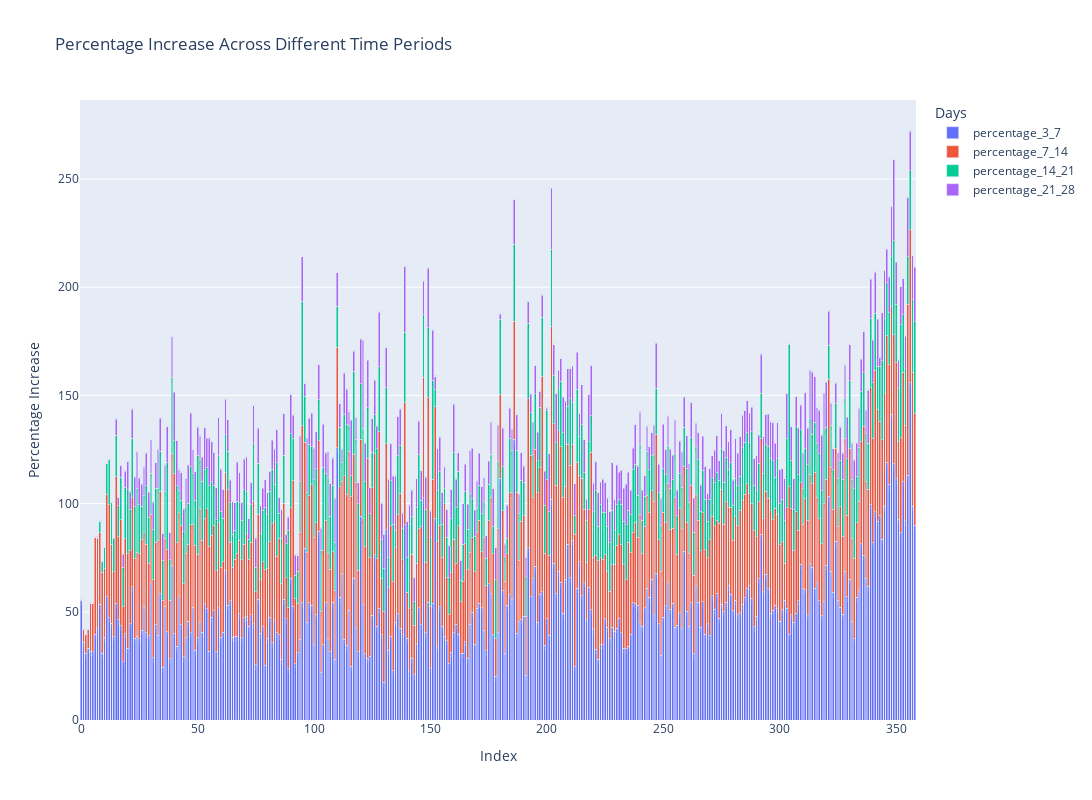

The cell this chart's notebook holds for it:
### Code cell
percentage_df = pd.DataFrame()
percentage_df['percentage_3_7']  = 100*comparison_df['recycle_worths_3day_rate_to_recycle_worths_7day_rate_percent_increase']
percentage_df['percentage_7_14']  = 100*comparison_df['recycle_worths_7day_rate_to_recycle_worths_14day_rate_percent_increase']
percentage_df['percentage_14_21'] = 100*comparison_df['recycle_worths_14day_rate_to_recycle_worths_21day_rate_percent_increase']
percentage_df['percentage_21_28'] = 100*comparison_df['recycle_worths_21day_rate_to_recycle_worths_28day_rate_percent_increase']

# Create labels for the bars
labels_1 = [f'{val:.2f}%' for val in percentage_df['percentage_3_7']]
labels_7 = [f'{val:.2f}%' for val in percentage_df['percentage_7_14']]
labels_28 = [f'{val:.2f}%' for val in percentage_df['percentage_14_21']]
labels_35 = [f'{val:.2f}%' for val in percentage_df['percentage_21_28']]

# Add labels to the comparison_df DataFrame
percentage_df['labels_1'] = labels_1
percentage_df['labels_7'] = labels_7
percentage_df['labels_21'] = labels_28
percentage_df['labels_28'] = labels_35

# Plotting using plotly express
fig = px.bar(percentage_df,
             x=comparison_df.index,
             y=['percentage_3_7', 'percentage_7_14', 'percentage_14_21', 'percentage_21_28'],
             labels={'value': 'Percentage Increase', 'variable': 'Days'},
             title='Percentage Increase Across Different Time Periods',
             text=[''] * len(percentage_df),
             height=800)

# Update the text values for each bar
for i, label in enumerate(labels_1):
    fig.data[0].text[i] = label

for i, label in enumerate(labels_7):
    fig.data[1].text[i] = label

for i, label in enumerate(labels_28):
    fig.data[2].text[i] = label

for i, label in enumerate(labels_35):
    fig.data[3].text[i] = label

fig.update_layout(barmode='stack', xaxis_title='Index', yaxis_title='Percentage Increase',
                  width=2100, height=800)  # Adjust width and height as needed

fig.show()

### Figure 1 — Plotly figure (JSON) as saved in the notebook; plotly's stock layout.template omitted (floating-point values rounded to 4 significant figures; data arrays with more than 128 entries replaced by an {"elided": "..."} marker saying what was removed)
{"data": [{"alignmentgroup": "True", "hovertemplate": "Days=percentage_3_7<br>x=%{x}<br>Percentage Increase=%{y}<br>text=%{text}<extra></extra>", "legendgroup": "percentage_3_7", "marker": {"color": "#636efa", "pattern": {"shape": ""}}, "name": "percentage_3_7", "offsetgroup": "percentage_3_7", "orientation": "v", "showlegend": true, "text": {"elided": "359 str values"}, "textposition": "auto", "type": "bar", "x": {"elided": "359 int values"}, "xaxis": "x", "y": {"elided": "359 float values"}, "yaxis": "y"}, {"alignmentgroup": "True", "hovertemplate": "Days=percentage_7_14<br>x=%{x}<br>Percentage Increase=%{y}<br>text=%{text}<extra></extra>", "legendgroup": "percentage_7_14", "marker": {"color": "#EF553B", "pattern": {"shape": ""}}, "name": "percentage_7_14", "offsetgroup": "percentage_7_14", "orientation": "v", "showlegend": true, "text": {"elided": "359 str values"}, "textposition": "auto", "type": "bar", "x": {"elided": "359 int values"}, "xaxis": "x", "y": {"elided": "359 float values"}, "yaxis": "y"}, {"alignmentgroup": "True", "hovertemplate": "Days=percentage_14_21<br>x=%{x}<br>Percentage Increase=%{y}<br>text=%{text}<extra></extra>", "legendgroup": "percentage_14_21", "marker": {"color": "#00cc96", "pattern": {"shape": ""}}, "name": "percentage_14_21", "offsetgroup": "percentage_14_21", "orientation": "v", "showlegend": true, "text": {"elided": "359 str values"}, "textposition": "auto", "type": "bar", "x": {"elided": "359 int values"}, "xaxis": "x", "y": {"elided": "359 float values"}, "yaxis": "y"}, {"alignmentgroup": "True", "hovertemplate": "Days=percentage_21_28<br>x=%{x}<br>Percentage Increase=%{y}<br>text=%{text}<extra></extra>", "legendgroup": "percentage_21_28", "marker": {"color": "#ab63fa", "pattern": {"shape": ""}}, "name": "percentage_21_28", "offsetgroup": "percentage_21_28", "orientation": "v", "showlegend": true, "text": {"elided": "359 str values"}, "textposition": "auto", "type": "bar", "x": {"elided": "359 int values"}, "xaxis": "x", "y": {"elided": "359 float values"}, "yaxis": "y"}], "layout": {"barmode": "stack", "height": 800, "legend": {"title": {"text": "Days"}, "tracegroupgap": 0}, "title": {"text": "Percentage Increase Across Different Time Periods"}, "width": 2100, "xaxis": {"anchor": "y", "domain": [0, 1], "title": {"text": "Index"}}, "yaxis": {"anchor": "x", "domain": [0, 1], "title": {"text": "Percentage Increase"}}}}
